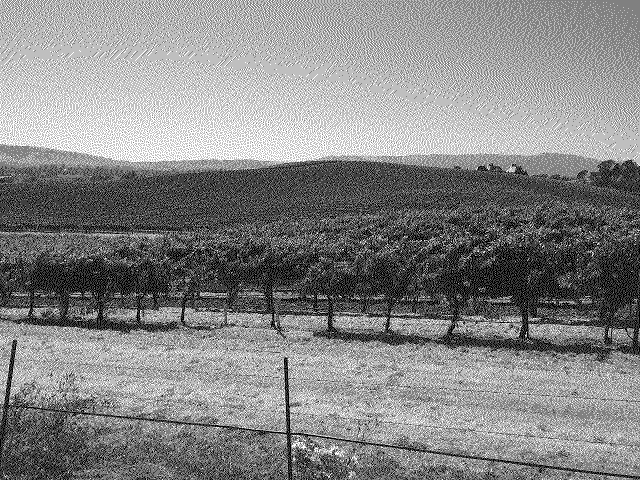
#> input picture tasks/thermal/app/full.png, 1280 x 960 px (shown at 1/2 size)
$ python generator.py app/full.png out
#> lines starting #> are read from the running program, lines starting #| are printed output that depends on the picture
#!/usr/bin/env python3

import os.path
import sys
import json
import hmac
import PIL.Image

PREFIX = "ugra_esc_pos_goes_lprrrrrrrr_"
SECRET1 = b"aen4Ixo8eevieghohXaifeiNg"
SALT1_SIZE = 16
SECRET2 = b"aeWa2Be1raekei4uiNgeijeiD"
SALT2_SIZE = 12

user_id = sys.argv[1]
target_dir = sys.argv[2]


def get_user_tokens(user_id):
    token = hmac.new(SECRET1, str(user_id).encode(), "sha256").hexdigest()[:SALT1_SIZE]
    flag = PREFIX + hmac.new(SECRET2, token.encode(), "sha256").hexdigest()[:SALT2_SIZE]

    return token, flag


token, flag = get_user_tokens(user_id)

static_dir = os.path.join(target_dir, "static")
os.makedirs(static_dir, exist_ok=True)

img = PIL.Image.open(os.path.join("app", "full.png"))
#> img is the input picture: PIL image 1280x960 P; 52.5% white; black in thin lines or dots

N = int(token, 16) // 1337
left = ((N // 1000000) % 100) & 0xfff8
top = (N // 10000) % 100
right = (img.size[0] - (N // 100) % 100 - 32) & 0xfff8
#> right = 1176
bottom = img.size[1] - N % 100
#> bottom = 924
img.crop((left, top, right, bottom)).save(os.path.join(static_dir, "thermal-printme.png"))
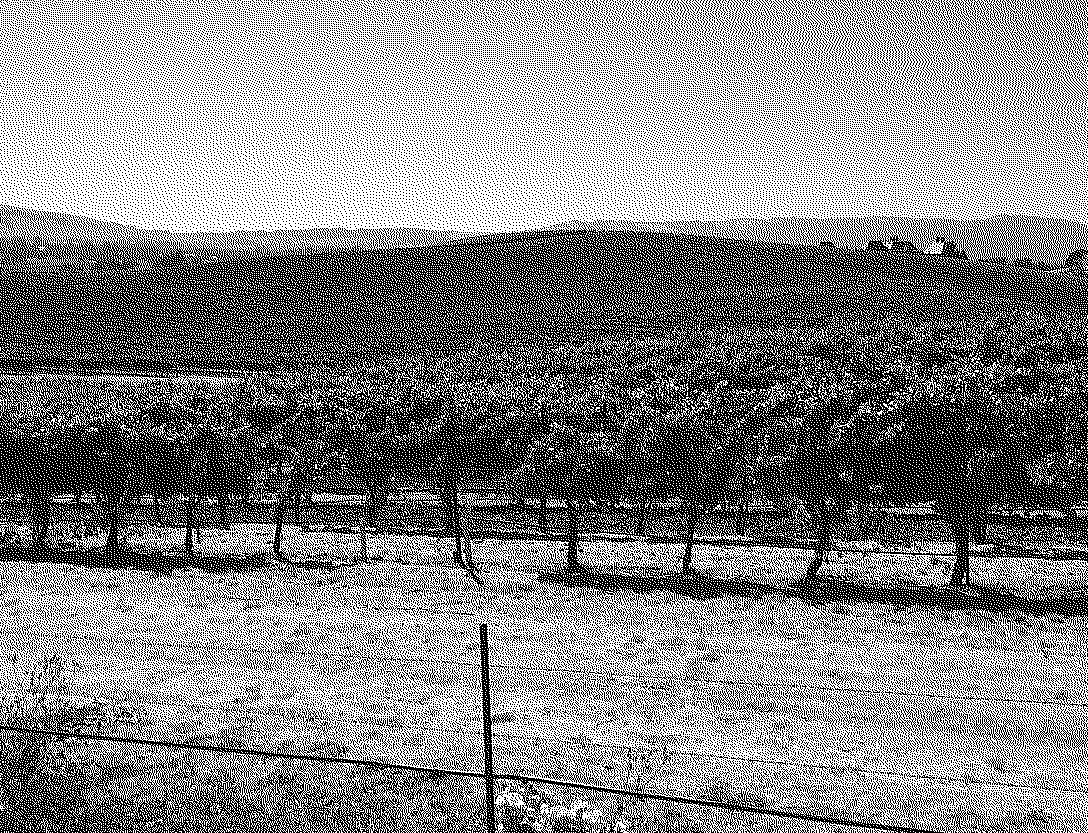
#> saved as thermal-printme.png: PIL image 1088x833 P; 52.2% white; black in thin lines or dots

json.dump({"flags": [flag], "urls": [f"https://thermal.{{hostname}}/{token}/"]}, sys.stdout)
